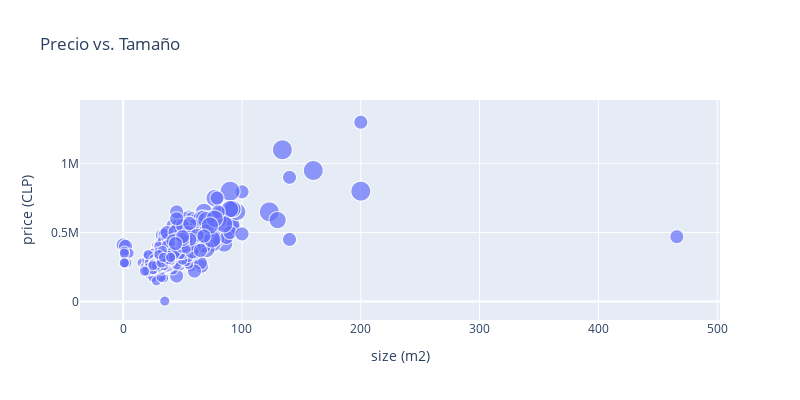

Notebook source saved alongside this figure:
### Code cell
fig = px.scatter(df, x="size (m2)", y="price (CLP)", size="rooms", title="Precio vs. Tamaño", width=800, height=400)
fig.show()

### Figure 1 — Plotly figure (JSON) as saved in the notebook; plotly's stock layout.template omitted (floating-point values rounded to 4 significant figures; data arrays with more than 128 entries replaced by an {"elided": "..."} marker saying what was removed)
{"data": [{"hovertemplate": "size (m2)=%{x}<br>price (CLP)=%{y}<br>rooms=%{marker.size}<extra></extra>", "legendgroup": "", "marker": {"color": "#636efa", "size": {"elided": "1617 int values"}, "sizemode": "area", "sizeref": 0.01, "symbol": "circle"}, "mode": "markers", "name": "", "showlegend": false, "type": "scattergl", "x": {"elided": "1617 int values"}, "xaxis": "x", "y": {"elided": "1617 int values"}, "yaxis": "y"}], "layout": {"height": 400, "legend": {"itemsizing": "constant", "tracegroupgap": 0}, "title": {"text": "Precio vs. Tamaño"}, "width": 800, "xaxis": {"anchor": "y", "domain": [0, 1], "title": {"text": "size (m2)"}}, "yaxis": {"anchor": "x", "domain": [0, 1], "title": {"text": "price (CLP)"}}}}
